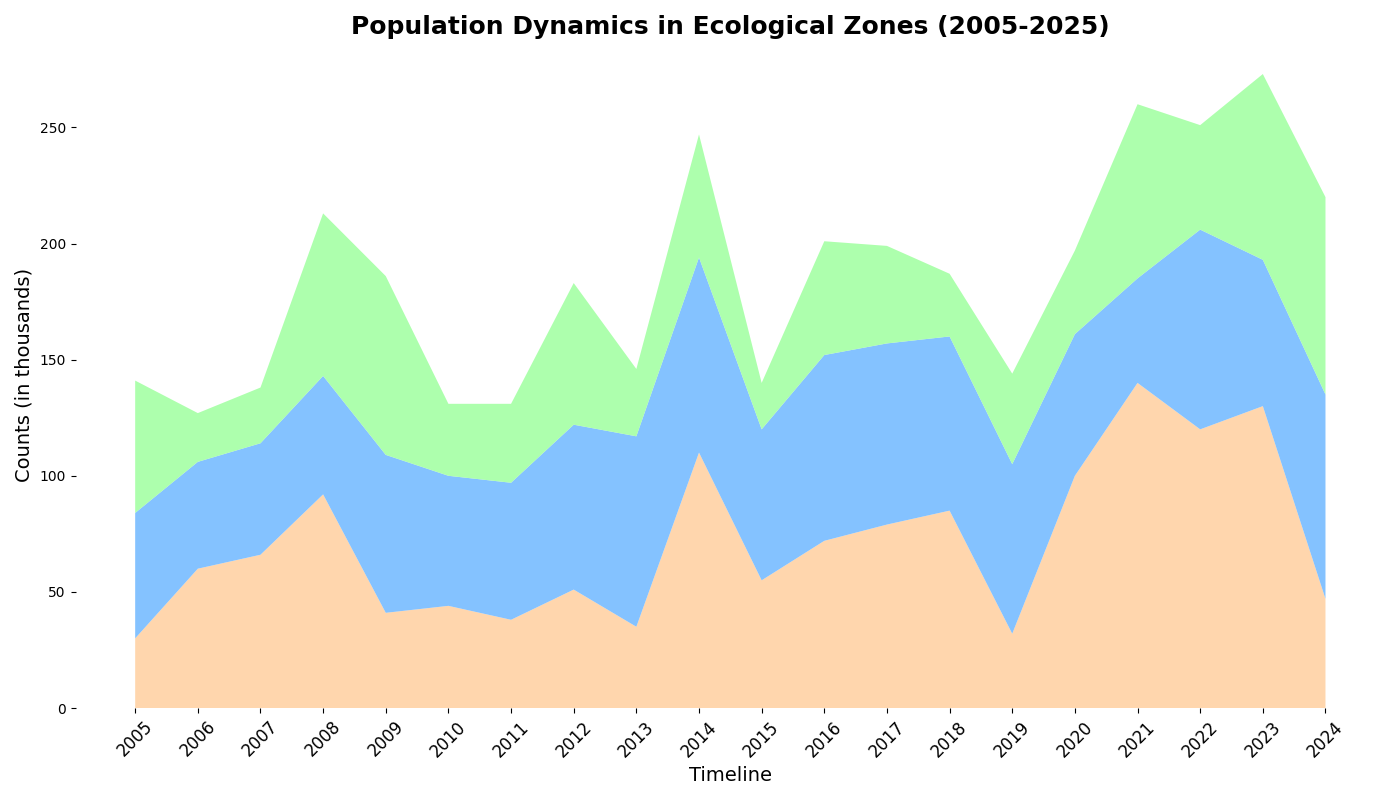

Write the Python code that produced this figure.
import matplotlib.pyplot as plt
import numpy as np

years = np.arange(2005, 2025)
species_a_shuffled = np.array([30, 60, 66, 92, 41, 44, 38, 51, 35, 110, 55, 72, 79, 85, 32, 100, 140, 120, 130, 47])
species_b_shuffled = np.array([54, 46, 48, 51, 68, 56, 59, 71, 82, 84, 65, 80, 78, 75, 73, 61, 45, 86, 63, 88])
species_c_shuffled = np.array([57, 21, 24, 70, 77, 31, 34, 61, 29, 53, 20, 49, 42, 27, 39, 36, 75, 45, 80, 85])

population_data_shuffled = np.vstack([species_a_shuffled, species_b_shuffled, species_c_shuffled])

fig, ax1 = plt.subplots(figsize=(14, 8))
ax1.stackplot(years, population_data_shuffled, colors=['#ffcc99', '#66b3ff', '#99ff99'], alpha=0.8)

ax1.set_title('Population Dynamics in Ecological Zones (2005-2025)', fontsize=18, fontweight='bold')
ax1.set_xlabel('Timeline', fontsize=14)
ax1.set_ylabel('Counts (in thousands)', fontsize=14)

ax1.set_xticks(years)
ax1.set_xticklabels(years, rotation=45, fontsize=12)

ax1.spines['top'].set_visible(False)
ax1.spines['right'].set_visible(False)
ax1.spines['left'].set_visible(False)
ax1.spines['bottom'].set_visible(False)

plt.tight_layout()
plt.show()
